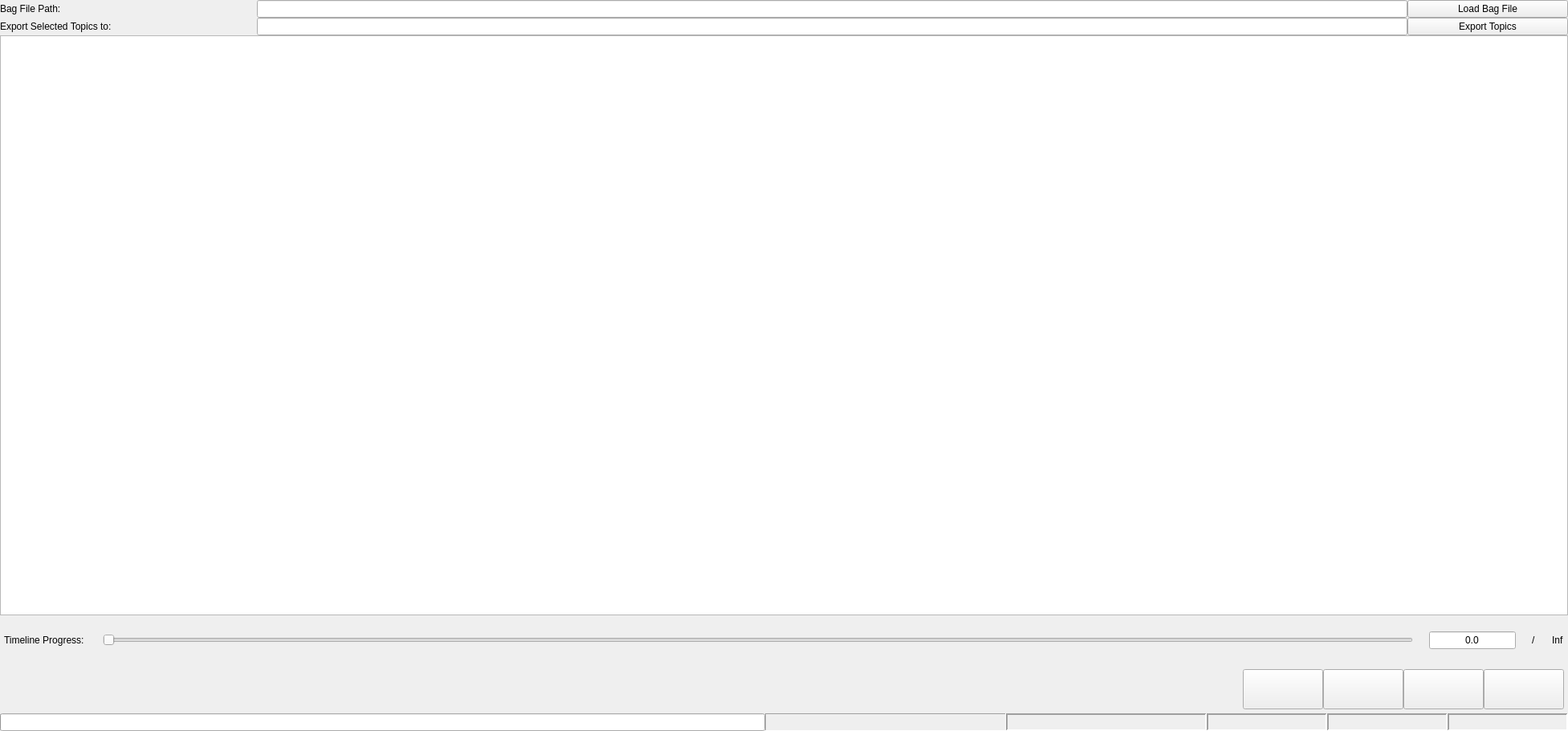
<?xml version="1.0" encoding="UTF-8"?>
<ui version="4.0">
 <class>Bag</class>
 <widget class="QWidget" name="Bag">
  <property name="geometry">
   <rect>
    <x>0</x>
    <y>0</y>
    <width>1953</width>
    <height>910</height>
   </rect>
  </property>
  <property name="windowTitle">
   <string>Bag</string>
  </property>
  <layout class="QVBoxLayout" name="verticalLayout">
   <property name="spacing">
    <number>0</number>
   </property>
   <property name="leftMargin">
    <number>0</number>
   </property>
   <property name="topMargin">
    <number>0</number>
   </property>
   <property name="rightMargin">
    <number>0</number>
   </property>
   <property name="bottomMargin">
    <number>0</number>
   </property>
   <item>
    <layout class="QHBoxLayout" name="horizontalLayout_export_path_display">
     <item>
      <widget class="QLabel" name="label_open_bag_file">
       <property name="minimumSize">
        <size>
         <width>320</width>
         <height>0</height>
        </size>
       </property>
       <property name="text">
        <string>Bag File Path:</string>
       </property>
       <property name="margin">
        <number>10</number>
       </property>
      </widget>
     </item>
     <item>
      <widget class="QLineEdit" name="lineEdit_bag_file_path"/>
     </item>
     <item>
      <widget class="QPushButton" name="pushButton_load">
       <property name="minimumSize">
        <size>
         <width>200</width>
         <height>0</height>
        </size>
       </property>
       <property name="text">
        <string>Load Bag File</string>
       </property>
      </widget>
     </item>
    </layout>
   </item>
   <item>
    <layout class="QHBoxLayout" name="horizontalLayout_export_selected_topics">
     <item>
      <widget class="QLabel" name="label_export_selected_topics">
       <property name="minimumSize">
        <size>
         <width>320</width>
         <height>0</height>
        </size>
       </property>
       <property name="text">
        <string>Export Selected Topics to:</string>
       </property>
       <property name="margin">
        <number>10</number>
       </property>
      </widget>
     </item>
     <item>
      <widget class="QLineEdit" name="lineEdit_export_path"/>
     </item>
     <item>
      <widget class="QPushButton" name="pushButton_export">
       <property name="minimumSize">
        <size>
         <width>200</width>
         <height>0</height>
        </size>
       </property>
       <property name="text">
        <string>Export Topics</string>
       </property>
      </widget>
     </item>
    </layout>
   </item>
   <item>
    <widget class="QListView" name="topicsListView">
     <property name="acceptDrops">
      <bool>true</bool>
     </property>
    </widget>
   </item>
   <item>
    <layout class="QHBoxLayout" name="horizontalLayout">
     <property name="spacing">
      <number>20</number>
     </property>
     <property name="leftMargin">
      <number>5</number>
     </property>
     <property name="topMargin">
      <number>20</number>
     </property>
     <property name="rightMargin">
      <number>5</number>
     </property>
     <property name="bottomMargin">
      <number>20</number>
     </property>
     <item>
      <widget class="QLabel" name="label">
       <property name="frameShape">
        <enum>QFrame::NoFrame</enum>
       </property>
       <property name="frameShadow">
        <enum>QFrame::Sunken</enum>
       </property>
       <property name="lineWidth">
        <number>1</number>
       </property>
       <property name="text">
        <string>Timeline Progress: </string>
       </property>
       <property name="margin">
        <number>10</number>
       </property>
      </widget>
     </item>
     <item>
      <widget class="QSlider" name="horizontalSlider">
       <property name="sizePolicy">
        <sizepolicy hsizetype="Expanding" vsizetype="Preferred">
         <horstretch>0</horstretch>
         <verstretch>0</verstretch>
        </sizepolicy>
       </property>
       <property name="orientation">
        <enum>Qt::Horizontal</enum>
       </property>
      </widget>
     </item>
     <item>
      <widget class="QLineEdit" name="lineEdit_playhead">
       <property name="sizePolicy">
        <sizepolicy hsizetype="Preferred" vsizetype="Fixed">
         <horstretch>0</horstretch>
         <verstretch>0</verstretch>
        </sizepolicy>
       </property>
       <property name="inputMethodHints">
        <set>Qt::ImhFormattedNumbersOnly</set>
       </property>
       <property name="text">
        <string>0.0</string>
       </property>
       <property name="alignment">
        <set>Qt::AlignCenter</set>
       </property>
      </widget>
     </item>
     <item>
      <widget class="QLabel" name="label_max_timeline_splash">
       <property name="text">
        <string>/</string>
       </property>
      </widget>
     </item>
     <item>
      <widget class="QLabel" name="label_max_timeline">
       <property name="text">
        <string>Inf</string>
       </property>
       <property name="margin">
        <number>10</number>
       </property>
      </widget>
     </item>
    </layout>
   </item>
   <item>
    <layout class="QHBoxLayout" name="horizontalLayout_playcontrol">
     <property name="leftMargin">
      <number>5</number>
     </property>
     <property name="topMargin">
      <number>5</number>
     </property>
     <property name="rightMargin">
      <number>5</number>
     </property>
     <property name="bottomMargin">
      <number>5</number>
     </property>
     <item>
      <spacer name="horizontalSpacer_2">
       <property name="orientation">
        <enum>Qt::Horizontal</enum>
       </property>
       <property name="sizeHint" stdset="0">
        <size>
         <width>40</width>
         <height>20</height>
        </size>
       </property>
      </spacer>
     </item>
     <item>
      <widget class="QPushButton" name="slower_button">
       <property name="sizePolicy">
        <sizepolicy hsizetype="Minimum" vsizetype="Preferred">
         <horstretch>0</horstretch>
         <verstretch>0</verstretch>
        </sizepolicy>
       </property>
       <property name="minimumSize">
        <size>
         <width>100</width>
         <height>50</height>
        </size>
       </property>
       <property name="toolTip">
        <string>Slower / Rewind</string>
       </property>
       <property name="text">
        <string/>
       </property>
       <property name="iconSize">
        <size>
         <width>16</width>
         <height>16</height>
        </size>
       </property>
      </widget>
     </item>
     <item>
      <widget class="QPushButton" name="play_button">
       <property name="sizePolicy">
        <sizepolicy hsizetype="Minimum" vsizetype="Preferred">
         <horstretch>0</horstretch>
         <verstretch>0</verstretch>
        </sizepolicy>
       </property>
       <property name="minimumSize">
        <size>
         <width>100</width>
         <height>50</height>
        </size>
       </property>
       <property name="toolTip">
        <string>Play / Pause</string>
       </property>
       <property name="text">
        <string/>
       </property>
       <property name="iconSize">
        <size>
         <width>16</width>
         <height>16</height>
        </size>
       </property>
       <property name="checkable">
        <bool>true</bool>
       </property>
      </widget>
     </item>
     <item>
      <widget class="QPushButton" name="faster_button">
       <property name="sizePolicy">
        <sizepolicy hsizetype="Minimum" vsizetype="Preferred">
         <horstretch>0</horstretch>
         <verstretch>0</verstretch>
        </sizepolicy>
       </property>
       <property name="minimumSize">
        <size>
         <width>100</width>
         <height>50</height>
        </size>
       </property>
       <property name="toolTip">
        <string>Fast Forward</string>
       </property>
       <property name="text">
        <string/>
       </property>
       <property name="iconSize">
        <size>
         <width>16</width>
         <height>16</height>
        </size>
       </property>
      </widget>
     </item>
     <item>
      <widget class="QPushButton" name="next_button">
       <property name="sizePolicy">
        <sizepolicy hsizetype="Minimum" vsizetype="Preferred">
         <horstretch>0</horstretch>
         <verstretch>0</verstretch>
        </sizepolicy>
       </property>
       <property name="minimumSize">
        <size>
         <width>100</width>
         <height>50</height>
        </size>
       </property>
       <property name="toolTip">
        <string>Next frame</string>
       </property>
       <property name="text">
        <string/>
       </property>
       <property name="iconSize">
        <size>
         <width>16</width>
         <height>16</height>
        </size>
       </property>
      </widget>
     </item>
    </layout>
   </item>
   <item>
    <layout class="QHBoxLayout" name="status_bar_layout">
     <item>
      <widget class="QProgressBar" name="progress_bar">
       <property name="sizePolicy">
        <sizepolicy hsizetype="Minimum" vsizetype="Fixed">
         <horstretch>0</horstretch>
         <verstretch>0</verstretch>
        </sizepolicy>
       </property>
       <property name="value">
        <number>0</number>
       </property>
       <property name="textVisible">
        <bool>false</bool>
       </property>
      </widget>
     </item>
     <item>
      <widget class="QLabel" name="stamp_label">
       <property name="sizePolicy">
        <sizepolicy hsizetype="Expanding" vsizetype="Preferred">
         <horstretch>0</horstretch>
         <verstretch>0</verstretch>
        </sizepolicy>
       </property>
       <property name="maximumSize">
        <size>
         <width>300</width>
         <height>16777215</height>
        </size>
       </property>
       <property name="toolTip">
        <string>Timestamp of the current playhead location</string>
       </property>
       <property name="frameShape">
        <enum>QFrame::Panel</enum>
       </property>
       <property name="frameShadow">
        <enum>QFrame::Sunken</enum>
       </property>
       <property name="lineWidth">
        <number>1</number>
       </property>
       <property name="text">
        <string/>
       </property>
      </widget>
     </item>
     <item>
      <widget class="QLabel" name="date_label">
       <property name="sizePolicy">
        <sizepolicy hsizetype="Expanding" vsizetype="Preferred">
         <horstretch>0</horstretch>
         <verstretch>0</verstretch>
        </sizepolicy>
       </property>
       <property name="maximumSize">
        <size>
         <width>250</width>
         <height>16777215</height>
        </size>
       </property>
       <property name="toolTip">
        <string>Date and time of the current playhead location</string>
       </property>
       <property name="frameShape">
        <enum>QFrame::Panel</enum>
       </property>
       <property name="frameShadow">
        <enum>QFrame::Sunken</enum>
       </property>
       <property name="lineWidth">
        <number>2</number>
       </property>
       <property name="text">
        <string/>
       </property>
      </widget>
     </item>
     <item>
      <widget class="QLabel" name="seconds_label">
       <property name="sizePolicy">
        <sizepolicy hsizetype="Expanding" vsizetype="Preferred">
         <horstretch>0</horstretch>
         <verstretch>0</verstretch>
        </sizepolicy>
       </property>
       <property name="minimumSize">
        <size>
         <width>0</width>
         <height>0</height>
        </size>
       </property>
       <property name="maximumSize">
        <size>
         <width>150</width>
         <height>16777215</height>
        </size>
       </property>
       <property name="toolTip">
        <string>Number of seconds the current playhead location is from the beginning of the bag</string>
       </property>
       <property name="frameShape">
        <enum>QFrame::Panel</enum>
       </property>
       <property name="frameShadow">
        <enum>QFrame::Sunken</enum>
       </property>
       <property name="lineWidth">
        <number>2</number>
       </property>
       <property name="text">
        <string/>
       </property>
      </widget>
     </item>
     <item>
      <widget class="QLabel" name="playspeed_label">
       <property name="sizePolicy">
        <sizepolicy hsizetype="Expanding" vsizetype="Preferred">
         <horstretch>0</horstretch>
         <verstretch>0</verstretch>
        </sizepolicy>
       </property>
       <property name="maximumSize">
        <size>
         <width>150</width>
         <height>16777215</height>
        </size>
       </property>
       <property name="toolTip">
        <string>Playback speed</string>
       </property>
       <property name="frameShape">
        <enum>QFrame::Panel</enum>
       </property>
       <property name="frameShadow">
        <enum>QFrame::Sunken</enum>
       </property>
       <property name="lineWidth">
        <number>2</number>
       </property>
       <property name="text">
        <string/>
       </property>
      </widget>
     </item>
     <item>
      <widget class="QLabel" name="filesize_label">
       <property name="sizePolicy">
        <sizepolicy hsizetype="Expanding" vsizetype="Preferred">
         <horstretch>0</horstretch>
         <verstretch>0</verstretch>
        </sizepolicy>
       </property>
       <property name="maximumSize">
        <size>
         <width>150</width>
         <height>16777215</height>
        </size>
       </property>
       <property name="toolTip">
        <string>Bag size</string>
       </property>
       <property name="frameShape">
        <enum>QFrame::Panel</enum>
       </property>
       <property name="frameShadow">
        <enum>QFrame::Sunken</enum>
       </property>
       <property name="lineWidth">
        <number>2</number>
       </property>
       <property name="text">
        <string/>
       </property>
      </widget>
     </item>
    </layout>
   </item>
  </layout>
 </widget>
 <resources/>
 <connections/>
</ui>
